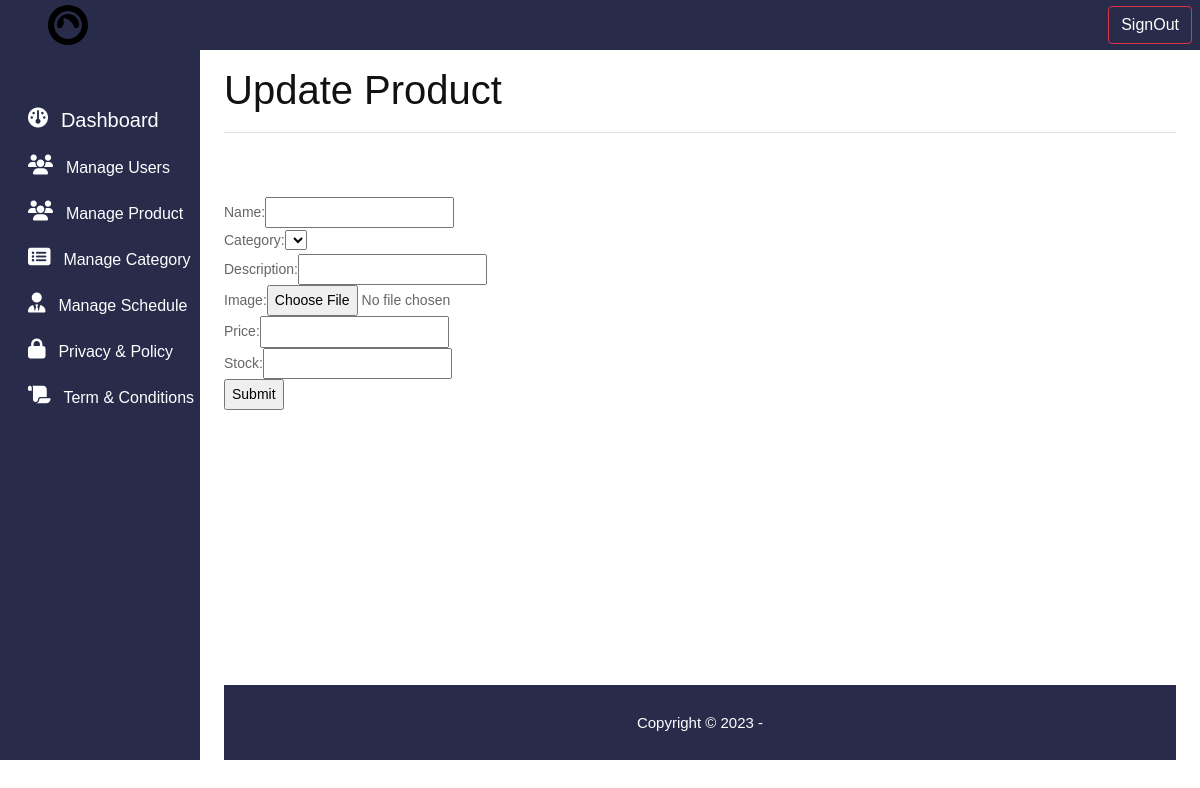
Page /updateproduct.php on the earlier database version.
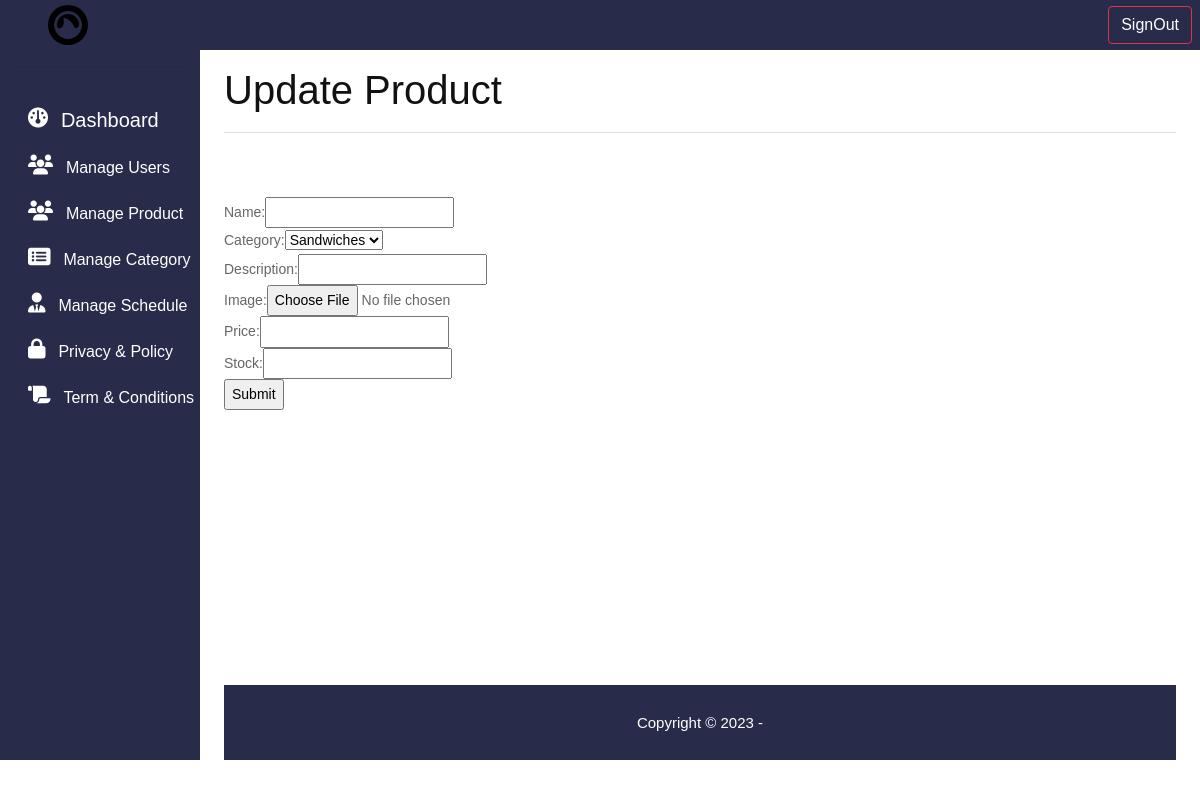
Same page on the later database version.
### tables this page shows
CREATE TABLE `tblcategory` (
  `catID` int(4) UNSIGNED NOT NULL,
  `cat_name` varchar(200) NOT NULL
);

### updateproduct.php (the view, shortened to what this page needs)
<?php include('topbar.php'); ?>
<?php include('sidebar.php'); ?>
<main class="col-md-9 ms-sm-auto col-lg-10 px-md-4">
      <div class="d-flex justify-content-between flex-wrap flex-md-nowrap align-items-center pt-3 pb-2 mb-3 border-bottom">
        <h1 class="display-6 fs-1">Update Product</h1>
      </div>
      <div class="row" style="min-height:65vh;">
        <div class="col-md-7 mt-5">
                        <?php
                                include_once('connection.php');
                                $stmt = $conn->prepare("SELECT * FROM `tblcategory`");
                                $stmt->execute();
                                $options = '';
                                while ($row = $stmt->fetch(PDO::FETCH_NUM))
                                    {
                                        $options = $options."<option>$row[1]</option>";
                                    }
                            ?>
                <form  method="post" enctype="multipart/form-data">
                    Name:<input type="text" name="name" value="<?=$result->ItemName; ?>" ><br>
                    Category:<select name="catagory">
                                <?php echo $options;?>
                            </select><br>
                    Description:<input type="text" name="description" value="<?=$result->ItemDescription; ?>"><br>
                    Image:<input type="file" name="image" accept="image/*" value="<?=$result->ItemImage; ?>"><br>
                    Price:<input type="text" name="price" value="<?=$result->ItemPrice; ?>" ><br>
                    Stock:<input type="text" name="stock" value="<?=$result->ItemStock; ?>"><br>
                    <input type="submit" name="update" value="Submit">
                </form>
        </div>
    </div>
    <?php include('footer.php') ?>

Differences in the rows shown:
added tblcategory: catagory "Sandwiches"
